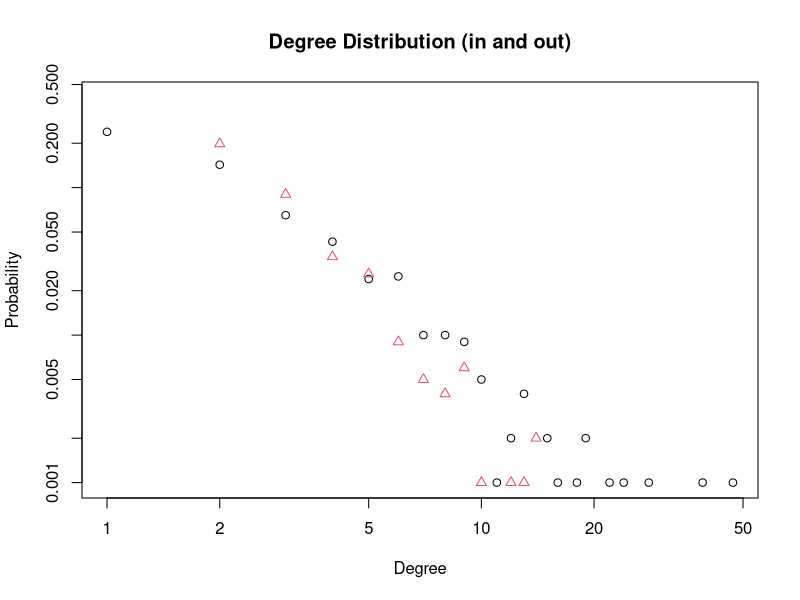
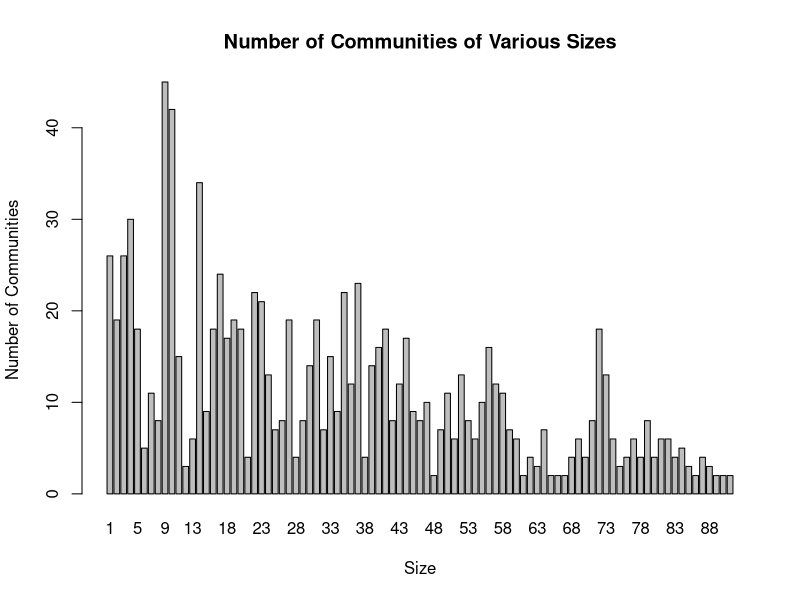

Here is the R script that generated these plots, in order:
# HW1, Problem 4
rm(list=ls())
library(igraph)

# Parameters for Forest Fire Model graph
number_of_nodes <- 1000
fw_prob <- 0.25

# generate graph using Forest Fire Model
g <- sample_forestfire(number_of_nodes, fw.prob=fw_prob)


# Plot Degree Distributions (in and out)
dd1 <- degree_distribution(g, mode="in")
dd2 <- degree_distribution(g, mode="out")
plot(seq(along=dd1)-1, dd1, log="xy", main="Degree Distribution (in and out)", xlab="Degree",ylab="Probability")
points(seq(along=dd2)-1, dd2, col=2, pch=2)

# Find communities
g_clusters <- cluster_infomap(g)

# Find diameter
diameter(g)

# Find modularity
modularity(g_clusters)

# Plot distribution of community sizes
cmsize <- sizes(g_clusters)
barplot(cmsize,main="Number of Communities of Various Sizes",xlab="Size",ylab="Number of Communities")
